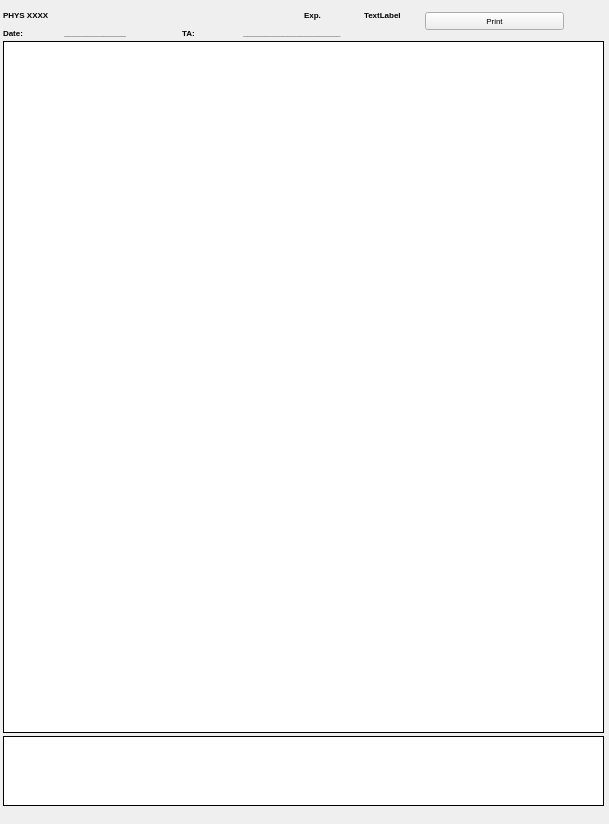
<?xml version="1.0" encoding="UTF-8"?>
<ui version="4.0">
 <class>Form</class>
 <widget class="QWidget" name="Form">
  <property name="geometry">
   <rect>
    <x>0</x>
    <y>0</y>
    <width>609</width>
    <height>824</height>
   </rect>
  </property>
  <property name="windowTitle">
   <string>Form</string>
  </property>
  <widget class="QWidget" name="layoutWidget">
   <property name="geometry">
    <rect>
     <x>3</x>
     <y>5</y>
     <width>601</width>
     <height>801</height>
    </rect>
   </property>
   <layout class="QVBoxLayout" name="verticalLayout_2" stretch="1,30,1">
    <property name="spacing">
     <number>3</number>
    </property>
    <item>
     <layout class="QHBoxLayout" name="horizontalLayout" stretch="3,1,0">
      <item>
       <layout class="QGridLayout" name="gridLayout">
        <item row="0" column="3" colspan="2">
         <spacer name="horizontalSpacer">
          <property name="orientation">
           <enum>Qt::Horizontal</enum>
          </property>
          <property name="sizeHint" stdset="0">
           <size>
            <width>30</width>
            <height>20</height>
           </size>
          </property>
         </spacer>
        </item>
        <item row="0" column="5">
         <widget class="QLabel" name="label_4">
          <property name="font">
           <font>
            <family>Arial</family>
            <pointsize>6</pointsize>
            <weight>75</weight>
            <bold>true</bold>
           </font>
          </property>
          <property name="text">
           <string>Exp.</string>
          </property>
         </widget>
        </item>
        <item row="0" column="6">
         <widget class="QLabel" name="label_exp_id">
          <property name="font">
           <font>
            <family>Arial</family>
            <pointsize>6</pointsize>
            <weight>75</weight>
            <bold>true</bold>
           </font>
          </property>
          <property name="text">
           <string>TextLabel</string>
          </property>
         </widget>
        </item>
        <item row="1" column="0">
         <widget class="QLabel" name="label_6">
          <property name="font">
           <font>
            <family>Arial</family>
            <pointsize>6</pointsize>
            <weight>75</weight>
            <bold>true</bold>
           </font>
          </property>
          <property name="text">
           <string>Date:</string>
          </property>
         </widget>
        </item>
        <item row="1" column="3">
         <widget class="QLabel" name="label_5">
          <property name="font">
           <font>
            <family>Arial</family>
            <pointsize>6</pointsize>
            <weight>75</weight>
            <bold>true</bold>
           </font>
          </property>
          <property name="text">
           <string>TA:</string>
          </property>
         </widget>
        </item>
        <item row="1" column="1" colspan="2">
         <widget class="QLabel" name="label_2">
          <property name="font">
           <font>
            <family>Arial</family>
            <pointsize>6</pointsize>
            <weight>75</weight>
            <bold>true</bold>
           </font>
          </property>
          <property name="text">
           <string>______________</string>
          </property>
         </widget>
        </item>
        <item row="1" column="4" colspan="3">
         <widget class="QLabel" name="label_TA_name">
          <property name="font">
           <font>
            <family>Arial</family>
            <pointsize>6</pointsize>
            <weight>75</weight>
            <bold>true</bold>
           </font>
          </property>
          <property name="text">
           <string>______________________</string>
          </property>
         </widget>
        </item>
        <item row="0" column="0" colspan="3">
         <widget class="QLabel" name="label_code">
          <property name="font">
           <font>
            <family>Arial</family>
            <pointsize>6</pointsize>
            <weight>75</weight>
            <bold>true</bold>
           </font>
          </property>
          <property name="text">
           <string>PHYS XXXX</string>
          </property>
         </widget>
        </item>
       </layout>
      </item>
      <item>
       <layout class="QVBoxLayout" name="verticalLayout">
        <item>
         <widget class="QPushButton" name="pushButton_print_att">
          <property name="minimumSize">
           <size>
            <width>0</width>
            <height>0</height>
           </size>
          </property>
          <property name="font">
           <font>
            <family>Arial</family>
            <pointsize>6</pointsize>
           </font>
          </property>
          <property name="text">
           <string>Print</string>
          </property>
         </widget>
        </item>
       </layout>
      </item>
      <item>
       <spacer name="horizontalSpacer_2">
        <property name="orientation">
         <enum>Qt::Horizontal</enum>
        </property>
        <property name="sizeHint" stdset="0">
         <size>
          <width>40</width>
          <height>20</height>
         </size>
        </property>
       </spacer>
      </item>
     </layout>
    </item>
    <item>
     <widget class="QTableView" name="tableView_att">
      <property name="font">
       <font>
        <family>Tahoma</family>
        <pointsize>5</pointsize>
       </font>
      </property>
      <property name="styleSheet">
       <string notr="true"/>
      </property>
      <property name="frameShape">
       <enum>QFrame::Box</enum>
      </property>
      <property name="frameShadow">
       <enum>QFrame::Plain</enum>
      </property>
      <property name="lineWidth">
       <number>1</number>
      </property>
      <property name="midLineWidth">
       <number>1</number>
      </property>
      <property name="alternatingRowColors">
       <bool>true</bool>
      </property>
      <attribute name="horizontalHeaderDefaultSectionSize">
       <number>110</number>
      </attribute>
      <attribute name="verticalHeaderDefaultSectionSize">
       <number>25</number>
      </attribute>
      <attribute name="verticalHeaderMinimumSectionSize">
       <number>17</number>
      </attribute>
     </widget>
    </item>
    <item>
     <widget class="QPlainTextEdit" name="plainTextEdit_att">
      <property name="font">
       <font>
        <family>Arial Narrow</family>
        <pointsize>6</pointsize>
       </font>
      </property>
      <property name="frameShape">
       <enum>QFrame::Box</enum>
      </property>
      <property name="frameShadow">
       <enum>QFrame::Plain</enum>
      </property>
      <property name="lineWidth">
       <number>1</number>
      </property>
      <property name="midLineWidth">
       <number>1</number>
      </property>
     </widget>
    </item>
   </layout>
  </widget>
 </widget>
 <resources/>
 <connections/>
</ui>
